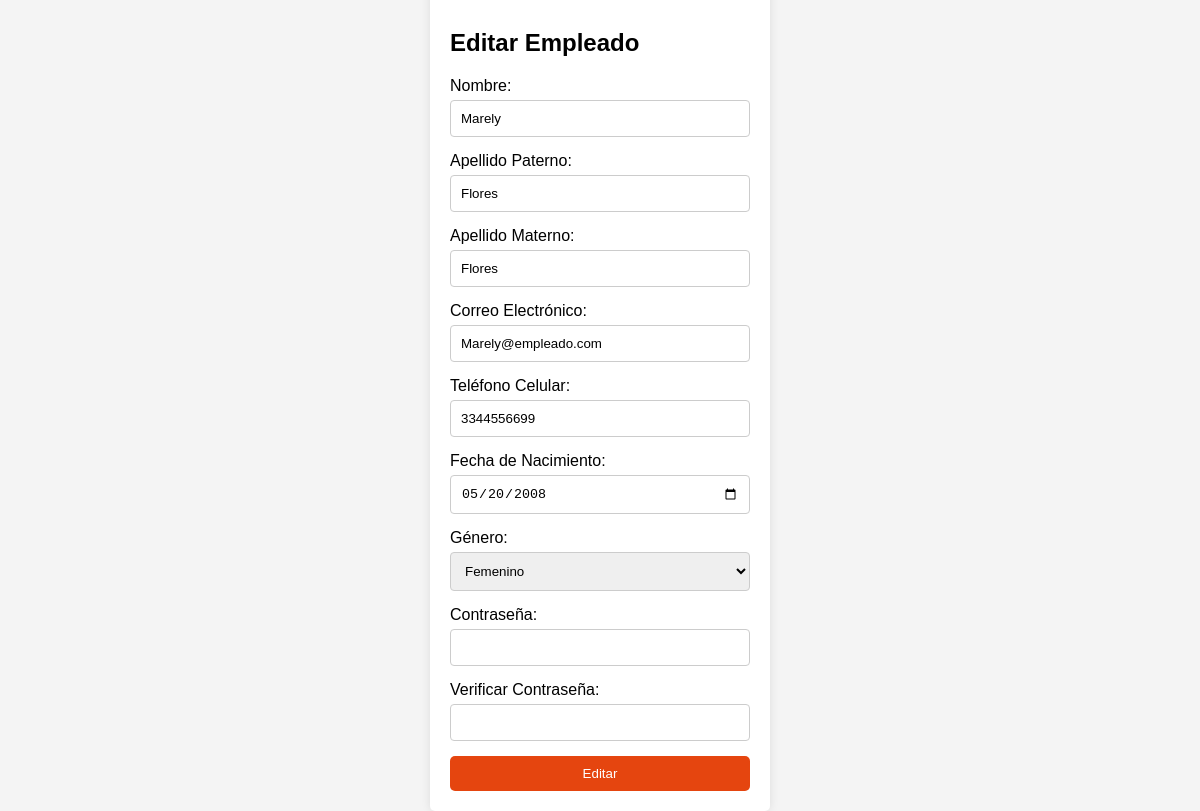
Page /src/employee/update-employee/update-employee.php?id=29 (signed in) on the committed database.
### tables this page shows
CREATE TABLE `employees` (
  `id` int NOT NULL,
  `firstName` varchar(50) NOT NULL,
  `lastName` varchar(50) NOT NULL,
  `surname` varchar(50) NOT NULL,
  `email` varchar(100) NOT NULL,
  `phone` varchar(15) NOT NULL,
  `birthdate` date NOT NULL,
  `gender` enum('masculino','femenino','otro') NOT NULL,
  `password` varchar(255) NOT NULL,
  `user_type` varchar(50) NOT NULL DEFAULT 'empleado',
  `company_id` int DEFAULT NULL,
  `branch_id` int DEFAULT NULL
);

### src/employee/update-employee/update-employee.php (the view, shortened to what this page needs)
<?php
require '../../db/connection.php';
$id = $_GET['id'] ?? '';
if ($id) {
    $stmt = $conn->prepare("SELECT * FROM employees WHERE id = ?");
    $stmt->bind_param("i", $id);
    $stmt->execute();
    $result = $stmt->get_result();
    $employee = $result->fetch_assoc();
} else {
    die('ID no proporcionado.');
}
?>
<!DOCTYPE html>
<html lang="es">
<head>
    <link rel="stylesheet" href="update-employee.css">
</head>
<body>
    <div class="form-container">
        <h2>Editar Empleado</h2>
        <form id="registrationForm" action="updateEmployee.php" method="POST">
            <label for="firstName">Nombre:</label>
            <input type="text" id="firstName" name="firstName" value="<?php echo htmlspecialchars($employee['firstName']); ?>" required>
            <label for="lastName">Apellido Paterno:</label>
            <input type="text" id="lastName" name="lastName" value="<?php echo htmlspecialchars($employee['lastName']); ?>" required>
            <label for="surname">Apellido Materno:</label>
            <input type="text" id="surname" name="surname" value="<?php echo htmlspecialchars($employee['surname']); ?>" required>
            <label for="email">Correo Electrónico:</label>
            <input type="email" id="email" name="email" value="<?php echo htmlspecialchars($employee['email']); ?>" required>
            <label for="phone">Teléfono Celular:</label>
            <input type="tel" id="phone" name="phone" value="<?php echo htmlspecialchars($employee['phone']); ?>" required pattern="[0-9]{10}">
            <label for="birthdate">Fecha de Nacimiento:</label>
            <input type="date" id="birthdate" name="birthdate" value="<?php echo htmlspecialchars($employee['birthdate']); ?>" required>
            <label for="gender">Género:</label>
            <select id="gender" name="gender" required>
                <option value="femenino" <?php echo ($employee['gender'] == 'femenino') ? 'selected' : ''; ?>>Femenino</option>
            </select>
            <label for="password">Contraseña:</label>
            <input type="password" id="password" name="password" required>
            <label for="confirmPassword">Verificar Contraseña:</label>
            <input type="password" id="confirmPassword" name="confirmPassword" required>
            <button type="submit">Editar</button>
        </form>
    </div>
</body>
</html>

### src/employee/update-employee/update-employee.css (style rules this page uses)
body { font-family: Arial, sans-serif; background-color: #f4f4f4; display: flex; justify-content: center; align-items: center; height: 100vh; margin: 0; }
.form-container { background: white; padding: 20px; border-radius: 5px; box-shadow: 0 0 10px rgba(0, 0, 0, 0.1); width: 300px; }
form { display: flex; flex-direction: column; }
label { margin-bottom: 5px; }
input[type="text"], input[type="email"], input[type="tel"], input[type="date"], input[type="password"], select { padding: 10px; margin-bottom: 15px; border: 1px solid #ccc; border-radius: 4px; }
button { padding: 10px; color: white; background-color: #e5450f; border: none; border-radius: 5px; cursor: pointer; }

### rows in the picture
employees: firstName "Marely", lastName "Flores", surname "Flores", email "Marely@empleado.com", phone "3344556699", birthdate "05/20/2008", gender "Femenino"
